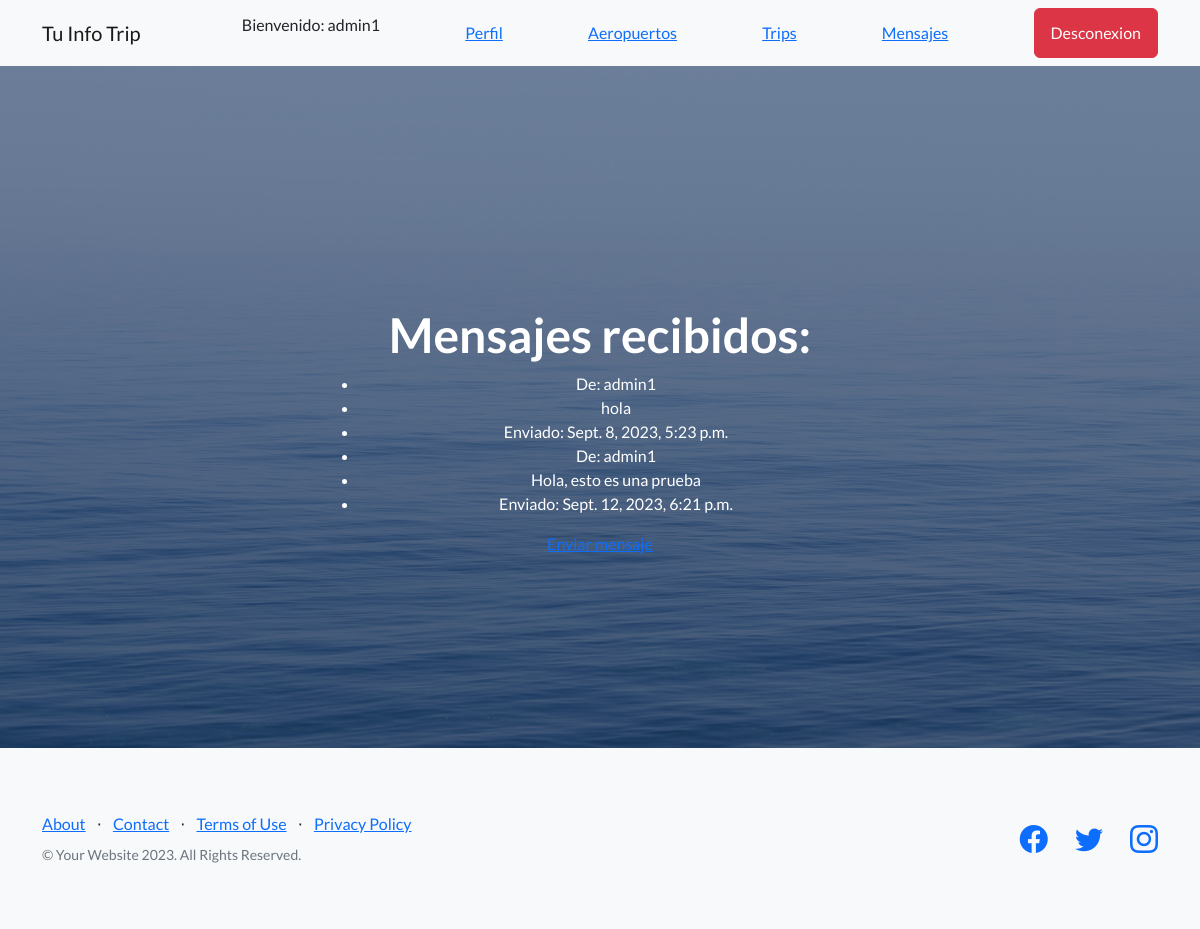
/AppMensajes/lista_mensajes/ (signed in), run on the app's committed database.
### AppMensajes/models.py (models this page shows, shortened)
class Mensaje(models.Model):
    emisor = models.ForeignKey(User, on_delete=models.CASCADE, related_name='mensajes_enviados')
    receptor = models.ForeignKey(User, on_delete=models.CASCADE, related_name='mensajes_recibidos')
    contenido = models.TextField()
    fecha_envio = models.DateTimeField(auto_now_add=True)

### AppMensajes/templates/AppMensajes/mensaje_list.html
{% extends "AppBlog/padre.html" %}
{% load static %}
{% block content %}
<h1>Mensajes recibidos:</h1>
<ul>
{% for mensaje in object_list %}
  <li>De: {{ mensaje.emisor.username }}</li>
  <li>{{ mensaje.contenido }}</li>
  <li>Enviado: {{ mensaje.fecha_envio }}</li>
{% empty %}
  <li>No tienes mensajes.</li>
{% endfor %}
</ul>
<a href="{% url 'enviar_mensaje' %}">Enviar mensaje</a>
{% endblock %}

### AppBlog/templates/AppBlog/padre.html (shortened to what this page needs)
<!DOCTYPE html>
<html lang="en">
    <head>
        {% load static %}
        <link href="https://cdn.jsdelivr.net/npm/bootstrap-icons@1.5.0/font/bootstrap-icons.css" rel="stylesheet" type="text/css" />
        <link href="{% static 'AppBlog/css/styles.css' %}" rel="stylesheet" />
    </head>
    <body>
        <nav class="navbar navbar-light bg-light static-top">
            <div class="container">
                <a class="navbar-brand" href="{% url 'inicio' %}">Tu Info Trip</a>
                {% if user.is_authenticated %}
                <p> Bienvenido: {{ user.username }}</p>
                <a class="text-primary" href="{% url 'ver_perfil' %}">Perfil</a>
                <a class="text-primary" href="{% url 'aeropuertos' %}">Aeropuertos</a>
                <a class="text-primary" href="{% url 'trip_list' %}">Trips</a>
                <a class="text-primary" href="{% url 'enviar_mensaje' %}">Mensajes</a>
                <a class="btn btn-danger" href="{% url 'logout' %}">Desconexion</a>
                {% else %}
                <a class="btn btn-success" href="{% url 'login' %}">Ingresar</a>
                <a class="btn btn-secondary"href="{% url 'register' %}">Registrarse</a>
                {% endif %}
            </div>
        </nav>
        <header class="masthead">
            <div class="container position-relative">
                <div class="row justify-content-center">
                    <div class="col-xl-6">
                        <div class="text-center text-white">
                            {% block content %}
                                {% endblock %}
                        </div>
                    </div>
                </div>
            </div>
        </header>
        <footer class="footer bg-light">
            <div class="container">
                <div class="row">
                    <div class="col-lg-6 h-100 text-center text-lg-start my-auto">
                        <ul class="list-inline mb-2">
                            <li class="list-inline-item"><a href="#!">About</a></li>
                            <li class="list-inline-item">⋅</li>
                            <li class="list-inline-item"><a href="#!">Contact</a></li>
                            <li class="list-inline-item">⋅</li>
                            <li class="list-inline-item"><a href="#!">Terms of Use</a></li>
                            <li class="list-inline-item">⋅</li>
                            <li class="list-inline-item"><a href="#!">Privacy Policy</a></li>
                        </ul>
                        <p class="text-muted small mb-4 mb-lg-0">&copy; Your Website 2023. All Rights Reserved.</p>
                    </div>
                    <div class="col-lg-6 h-100 text-center text-lg-end my-auto">
                        <ul class="list-inline mb-0">
                            <li class="list-inline-item me-4">
                                <a href="#!"><i class="bi-facebook fs-3"></i></a>
                            </li>
                            <li class="list-inline-item me-4">
                                <a href="#!"><i class="bi-twitter fs-3"></i></a>
                            </li>
                            <li class="list-inline-item">
                                <a href="#!"><i class="bi-instagram fs-3"></i></a>
                            </li>
                        </ul>
                    </div>
                </div>
            </div>
        </footer>
    </body>
</html>

### data on the page
Mensaje: emisor.username "admin1", contenido "hola", fecha_envio "Sept. 8, 2023, 5:23 p.m."
Mensaje: emisor.username "admin1", contenido "Hola, esto es una prueba", fecha_envio "Sept. 12, 2023, 6:21 p.m."

### other printed values
{{ user.username }} "admin1"
